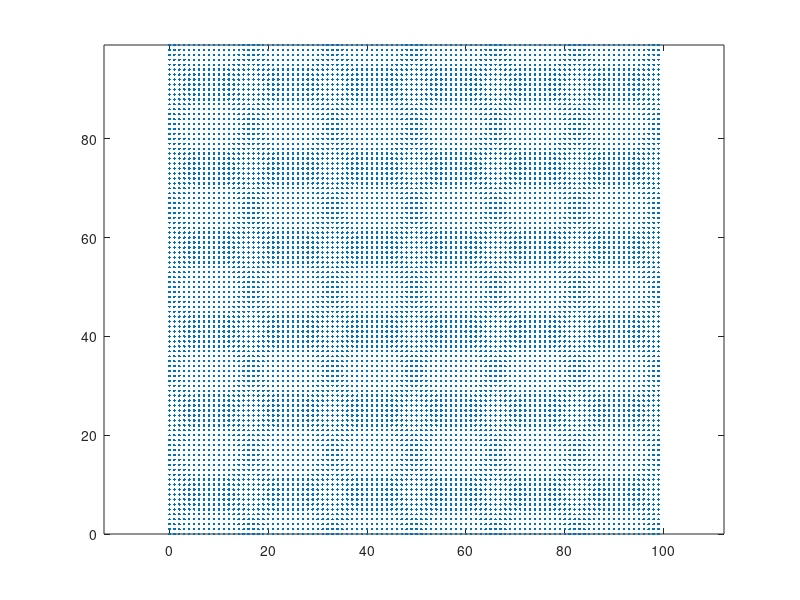

Source code (MATLAB): (Note: this script raises an error after producing the figure.)
clc
close all
clearvars

% Vettore coordinate
x = 0:1:99;
y = 0:1:99;

% Create a grid of coordinates (X, Y) using 'x' and 'y' vectors.
[X, Y] = meshgrid(x, y);

% Convert the grid coordinates (X, Y) into a 2D array 'coord'.
coord = [X(:) Y(:)];

% Plot the coordinates as points.
% Set the aspect ratio of the plot to be equal.
figure
plot(coord(:,1), coord(:,2), '.');
axis equal

% Set a correlation length parameter.
theta = 2;

% Calculate pairwise Euclidean distances between points.
% distance matrix
dist = pdist2(coord, coord, "euclidean");


% Display the distance matrix as an image.
figure
imagesc(dist);

% Calculate the spatial correlation using the exponential
% correlation function.
sp_corr = exp(-dist/theta);

% Display the spatial correlation matrix as an image.
figure
imagesc(sp_corr);

% GP simulation:
% Generate a sample from a multivariate Gaussian distribution.
v = mvnrnd(zeros(1, size(dist,1)), sp_corr, 1);

% Reshape the sample to match the grid shape.
v = reshape(v, size(X));

% Display the generated GP sample as an image.
imagesc(v)
clim([-3, 3])   % Set the color limit for the plot.
colorbar        % Add a color bar to the plot.
